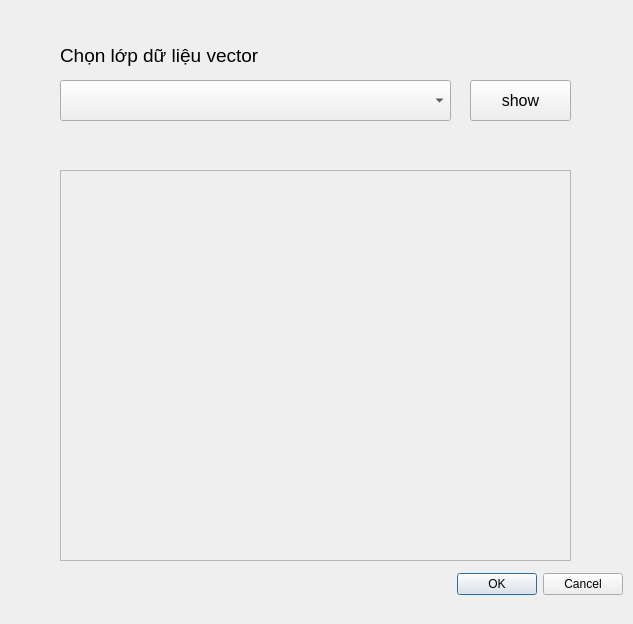
<?xml version="1.0" encoding="UTF-8"?>
<ui version="4.0">
 <class>MyPluginDialogBase</class>
 <widget class="QDialog" name="MyPluginDialogBase">
  <property name="geometry">
   <rect>
    <x>0</x>
    <y>0</y>
    <width>633</width>
    <height>624</height>
   </rect>
  </property>
  <property name="windowTitle">
   <string>My Plugin</string>
  </property>
  <widget class="QDialogButtonBox" name="button_box">
   <property name="geometry">
    <rect>
     <x>430</x>
     <y>570</y>
     <width>193</width>
     <height>28</height>
    </rect>
   </property>
   <property name="orientation">
    <enum>Qt::Horizontal</enum>
   </property>
   <property name="standardButtons">
    <set>QDialogButtonBox::Cancel|QDialogButtonBox::Ok</set>
   </property>
  </widget>
  <widget class="QComboBox" name="comboBoxLayers">
   <property name="geometry">
    <rect>
     <x>60</x>
     <y>80</y>
     <width>391</width>
     <height>41</height>
    </rect>
   </property>
   <property name="font">
    <font>
     <pointsize>12</pointsize>
    </font>
   </property>
  </widget>
  <widget class="QScrollArea" name="scrollAreaMetadata">
   <property name="geometry">
    <rect>
     <x>60</x>
     <y>170</y>
     <width>511</width>
     <height>391</height>
    </rect>
   </property>
   <property name="font">
    <font>
     <pointsize>12</pointsize>
    </font>
   </property>
   <property name="widgetResizable">
    <bool>true</bool>
   </property>
   <widget class="QWidget" name="scrollAreaWidgetContents">
    <property name="geometry">
     <rect>
      <x>0</x>
      <y>0</y>
      <width>509</width>
      <height>389</height>
     </rect>
    </property>
   </widget>
  </widget>
  <widget class="QPushButton" name="buttonShowMetadata">
   <property name="geometry">
    <rect>
     <x>470</x>
     <y>80</y>
     <width>101</width>
     <height>41</height>
    </rect>
   </property>
   <property name="font">
    <font>
     <pointsize>12</pointsize>
    </font>
   </property>
   <property name="text">
    <string>show</string>
   </property>
  </widget>
  <widget class="QLabel" name="label">
   <property name="geometry">
    <rect>
     <x>60</x>
     <y>40</y>
     <width>251</width>
     <height>31</height>
    </rect>
   </property>
   <property name="font">
    <font>
     <pointsize>14</pointsize>
    </font>
   </property>
   <property name="text">
    <string>Chọn lớp dữ liệu vector</string>
   </property>
  </widget>
 </widget>
 <resources/>
 <connections>
  <connection>
   <sender>button_box</sender>
   <signal>accepted()</signal>
   <receiver>MyPluginDialogBase</receiver>
   <slot>accept()</slot>
   <hints>
    <hint type="sourcelabel">
     <x>20</x>
     <y>20</y>
    </hint>
    <hint type="destinationlabel">
     <x>20</x>
     <y>20</y>
    </hint>
   </hints>
  </connection>
  <connection>
   <sender>button_box</sender>
   <signal>rejected()</signal>
   <receiver>MyPluginDialogBase</receiver>
   <slot>reject()</slot>
   <hints>
    <hint type="sourcelabel">
     <x>20</x>
     <y>20</y>
    </hint>
    <hint type="destinationlabel">
     <x>20</x>
     <y>20</y>
    </hint>
   </hints>
  </connection>
 </connections>
</ui>
